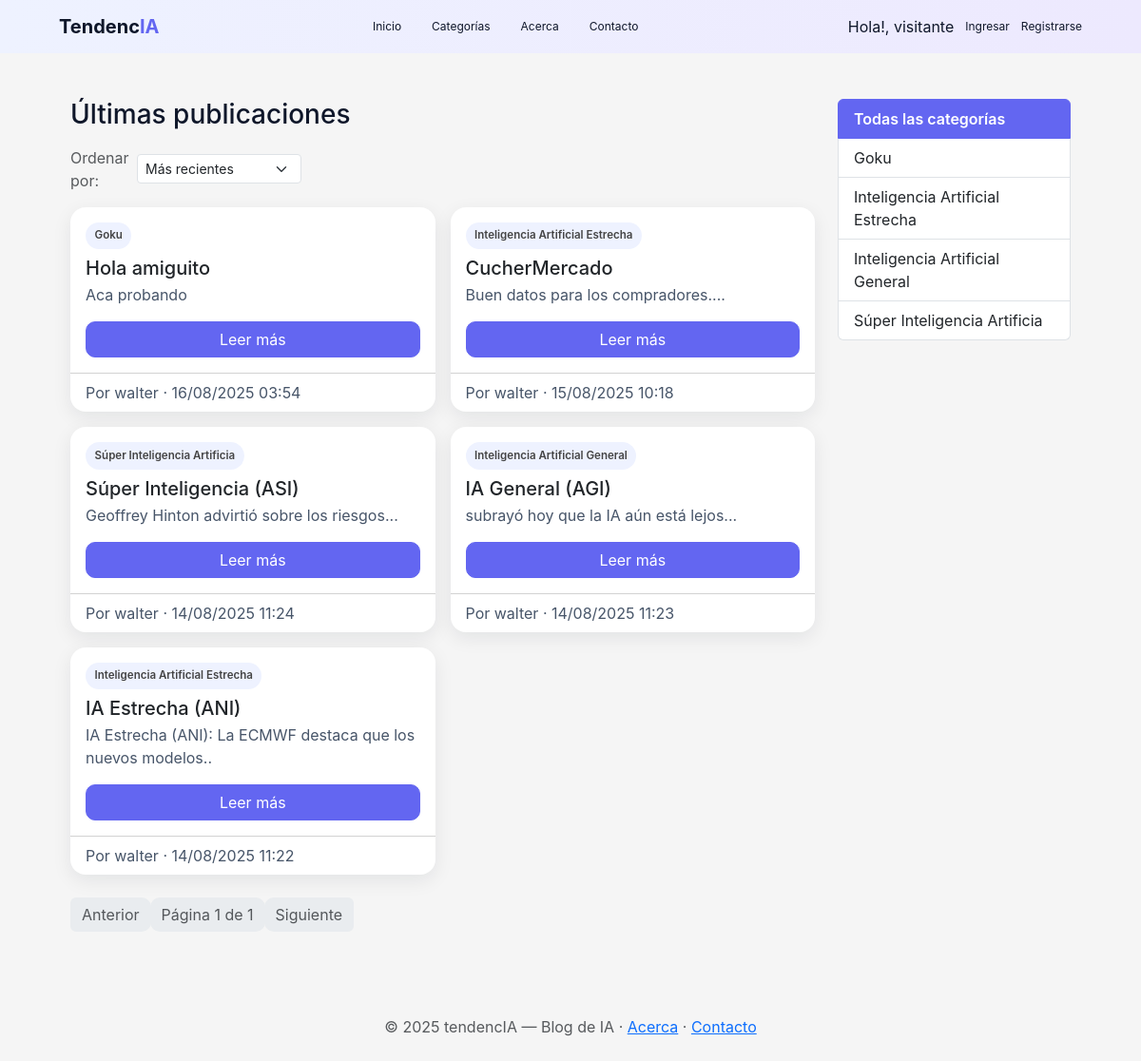
The app's page /, older data.
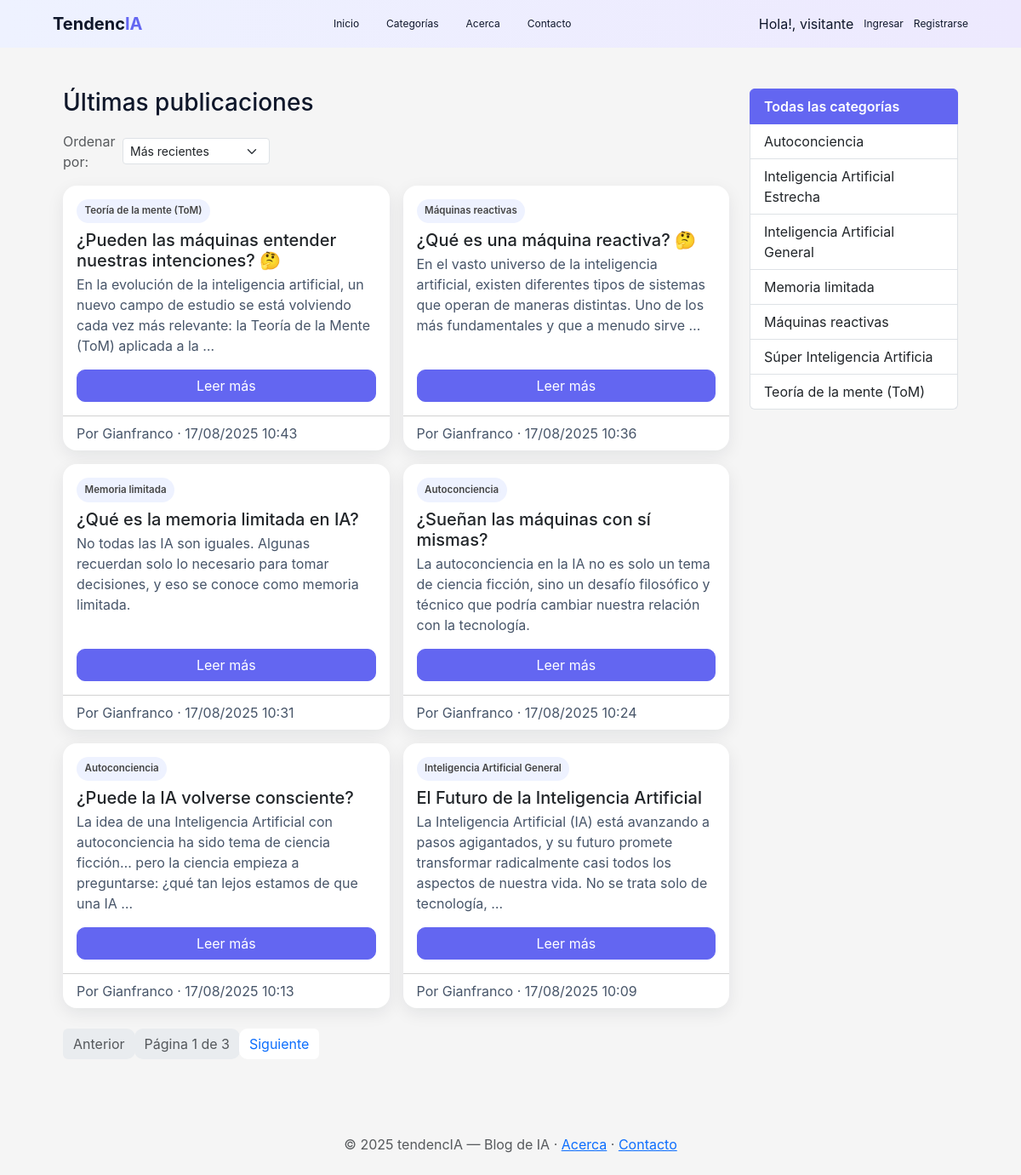
The same page, newer data.
### apps/posts/models.py (models this page shows, shortened)
class Categoria(models.Model):
    nombre = models.CharField(max_length=50, unique=True)
    descripcion = models.TextField(blank=True, null=True)
    parent = models.ForeignKey(
        'self',
        on_delete=models.SET_NULL,
        null=True,
        blank=True,
        related_name='subcategorias'
    )
    class Meta:
        ordering = ['nombre']
        verbose_name = 'Categoría'
        verbose_name_plural = 'Categorías'

class Post(models.Model):
    titulo = models.CharField(max_length=200)
    resumen = models.CharField(max_length=300)
    contenido = models.TextField()
    fecha_hora = models.DateTimeField(auto_now_add=True)
    autor = models.ForeignKey(
        settings.AUTH_USER_MODEL,
        on_delete=models.CASCADE,
        related_name='posts'
    )
    categorias = models.ManyToManyField(Categoria, related_name='posts', blank=True)
    tags = models.ManyToManyField(Tag, related_name='posts', blank=True)
    imagen = models.ImageField(upload_to='post_images/', blank=True, null=True)
    class Meta:
        ordering = ['-fecha_hora']

### apps/usuarios/models.py (models this page shows, shortened)
class Usuario(AbstractUser):
    avatar = models.ImageField(upload_to='avatars/', blank=True, null=True)
    edad = models.PositiveIntegerField(blank=True, null=True)
    class Rol(models.TextChoices):
        VISITANTE = 'visitante', 'Visitante'
        LECTOR    = 'lector',    'Lector'
        ESCRITOR  = 'escritor',  'Escritor'
        ADMIN     = 'admin',     'Administrador'
    rol = models.CharField(
        max_length=20,
        choices=Rol.choices,
        default=Rol.LECTOR,
    )
    def __str__(self):
        return self.username
    class Meta:
        ordering = ['username']
        verbose_name = 'Usuario'
        verbose_name_plural = 'Usuarios'

### apps/posts/views.py (the view)
# urls.py: path("", views.feed_principal, name="feed"),
def feed_principal(request):
    orden = request.GET.get("orden", "fecha_desc")
    posts = (Post.objects.select_related("autor")
             .prefetch_related("categorias", "tags")
             .order_by(ORDENES.get(orden, "-fecha_hora")))
    categorias = Categoria.objects.all().order_by("nombre")
    page_obj = Paginator(posts, 6).get_page(request.GET.get("page"))
    return render(request, "posts/feed.html", {
        "page_obj": page_obj, "categorias": categorias,
        "titulo_pagina": "Últimas publicaciones", "categoria_activa": None,
        "orden": orden,
    })

### apps/posts/templates/posts/feed.html (shortened to what this page needs)
{% extends "base.html" %}
{% load static %}
{% block content %}
<div class="container py-4">
  <div class="row">
    <div class="col-lg-9">
      <h1 class="h3 mb-3">{{ titulo_pagina }}</h1>
      <form class="mb-3">
        <div class="d-inline-flex align-items-center gap-2">
          <label class="text-muted">Ordenar por:</label>
          <select name="orden" class="form-select form-select-sm" onchange="this.form.submit()">
            <option value="fecha_desc" {% if orden == "fecha_desc" %}selected{% endif %}>Más recientes</option>
          </select>
        </div>
      </form>
      {% if page_obj.object_list %}
        <div class="row g-3">
          {% for post in page_obj.object_list %}
            <div class="col-md-6">
              <div class="card h-100">
                <div class="card-body d-flex flex-column">
                  <div class="mb-2 d-flex flex-wrap gap-2">
                    {% for c in post.categorias.all %}
                      <a href="{% url 'posts:feed_categoria' c.pk %}" class="badge-cat text-decoration-none">{{ c.nombre }}</a>
                    {% endfor %}
                  </div>
                  <h5 class="card-title">{{ post.titulo }}</h5>
                  <p class="card-text mb-3">{{ post.resumen|default:post.contenido|truncatewords:28 }}</p>
                  <a href="{% url 'posts:post_detalle' post.pk %}" class="btn btn-primary mt-auto">Leer más</a>
                </div>
                <div class="card-footer bg-transparent">
                  <div class="post-meta">
                    <span>Por {{ post.autor }} · {{ post.fecha_hora|date:"d/m/Y H:i" }}</span>
                  </div>
                </div>
              </div>
            </div>
          {% endfor %}
        </div>
        <nav aria-label="Paginación" class="mt-4">
          <ul class="pagination">
            {% if page_obj.has_previous %}
              <li class="page-item"><a class="page-link" href="?page={{ page_obj.previous_page_number }}&orden={{ orden }}">Anterior</a></li>
            {% else %}
              <li class="page-item disabled"><span class="page-link">Anterior</span></li>
            {% endif %}
            <li class="page-item disabled"><span class="page-link">Página {{ page_obj.number }} de {{ page_obj.paginator.num_pages }}</span></li>
            {% if page_obj.has_next %}
              <li class="page-item"><a class="page-link" href="?page={{ page_obj.next_page_number }}&orden={{ orden }}">Siguiente</a></li>
            {% else %}
              <li class="page-item disabled"><span class="page-link">Siguiente</span></li>
            {% endif %}
          </ul>
        </nav>
      {% else %}
        <div class="alert alert-info">No hay publicaciones todavía.</div>
      {% endif %}
    </div>
    <div class="col-lg-3">
      <div class="sticky-top" style="top: 80px;">
        <div class="list-group mb-3">
          <a class="list-group-item list-group-item-action {% if not categoria_activa %}active{% endif %}" href="{% url 'posts:feed' %}">
            Todas las categorías
          </a>
          {% for c in categorias %}
            <a class="list-group-item list-group-item-action {% if categoria_activa and c.pk == categoria_activa.pk %}active{% endif %}"
               href="{% url 'posts:feed_categoria' c.pk %}">{{ c.nombre }}</a>
          {% endfor %}
        </div>
      </div>
    </div>
  </div>
</div>
{% endblock %}

Row changes from the older to the newer data that the page shows:
no longer on this page (row unchanged): Post: titulo "Hola amiguito", resumen "Aca probando", autor "walter", fecha_hora "16/08/2025 03:54", Categoria (nombre "Goku")
no longer on this page (row unchanged): Post: titulo "CucherMercado", resumen "Buen datos para los compradores....", autor "walter", fecha_hora "15/08/2025 10:18", Categoria (nombre "Inteligencia Artificial Estrecha")
no longer on this page (row unchanged): Post: titulo "Súper Inteligencia (ASI)", resumen "Geoffrey Hinton advirtió sobre los riesgos...", autor "walter", fecha_hora "14/08/2025 11:24", Categoria (nombre "Súper Inteligencia Artificia")
no longer on this page (row unchanged): Post: titulo "IA General (AGI)", resumen "subrayó hoy que la IA aún está lejos...", autor "walter", fecha_hora "14/08/2025 11:23", Categoria (nombre "Inteligencia Artificial General")
no longer on this page (row unchanged): Post: titulo "IA Estrecha (ANI)", resumen "IA Estrecha (ANI): La ECMWF destaca que los nuevos modelos..", autor "walter", fecha_hora "14/08/2025 11:22", Categoria (nombre "Inteligencia Artificial Estrecha")
added Post: titulo "¿Pueden las máquinas entender nuestras intenciones? 🤔", resumen "En la evolución de la inteligencia artificial, un nuevo campo de estudio se está volviendo cada vez más relevante: la Teoría de la Mente (ToM) aplicada a la …", autor "Gianfranco", fecha_hora "17/08/2025 10:43"
added Categoria: nombre "Teoría de la mente (ToM)"
added Post: titulo "¿Qué es una máquina reactiva? 🤔", resumen "En el vasto universo de la inteligencia artificial, existen diferentes tipos de sistemas que operan de maneras distintas. Uno de los más fundamentales y que a menudo sirve …", autor "Gianfranco", fecha_hora "17/08/2025 10:36"
added Categoria: nombre "Máquinas reactivas"
added Post: titulo "¿Qué es la memoria limitada en IA?", resumen "No todas las IA son iguales. Algunas recuerdan solo lo necesario para tomar decisiones, y eso se conoce como memoria limitada.", autor "Gianfranco", fecha_hora "17/08/2025 10:31", Categoria (nombre "Memoria limitada")
changed Categoria: nombre "Goku" → "Memoria limitada"; moves down the list
added Post: titulo "¿Sueñan las máquinas con sí mismas?", resumen "La autoconciencia en la IA no es solo un tema de ciencia ficción, sino un desafío filosófico y técnico que podría cambiar nuestra relación con la tecnología.", autor "Gianfranco", fecha_hora "17/08/2025 10:24"
added Categoria: nombre "Autoconciencia"
added Post: titulo "¿Puede la IA volverse consciente?", resumen "La idea de una Inteligencia Artificial con autoconciencia ha sido tema de ciencia ficción… pero la ciencia empieza a preguntarse: ¿qué tan lejos estamos de que una IA …", autor "Gianfranco", fecha_hora "17/08/2025 10:13"
added Post: titulo "El Futuro de la Inteligencia Artificial", resumen "La Inteligencia Artificial (IA) está avanzando a pasos agigantados, y su futuro promete transformar radicalmente casi todos los aspectos de nuestra vida. No se trata solo de tecnología, …", autor "Gianfranco", fecha_hora "17/08/2025 10:09", Categoria (nombre "Inteligencia Artificial General")
Text that changed along with them:
{{ page_obj.paginator.num_pages }}: "1" → "3"
